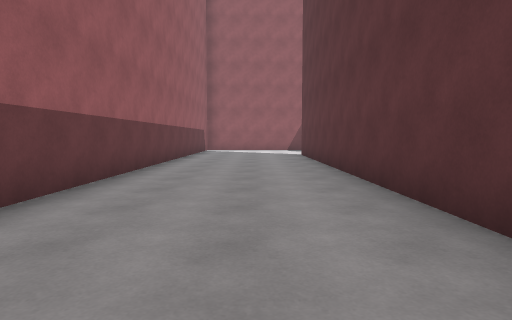
view 1 (above)

16 first-person views from a walk through a scene from a Unity 3-D project. The camera is 1.2 m above the floor, tilts 4° down and sees 75° across. The floor is counted in squares, 2 m on a side. Each view is taken from the middle of a square. On the plan, view 1 faces up. The plan holds only what a view shows up to about 10 squares ahead; the rest is blank. The place goes on beyond the plan. The player is left out.

view 2
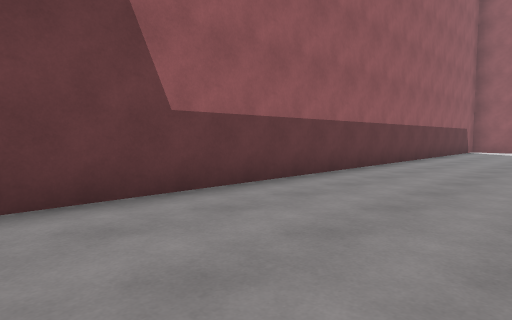

view 3
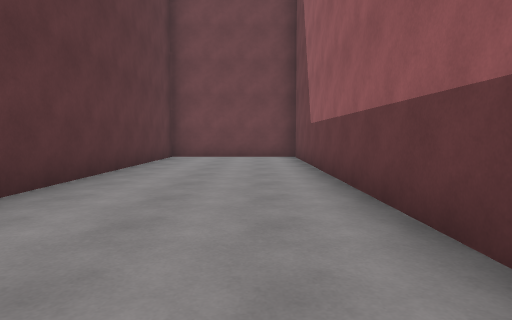

view 4
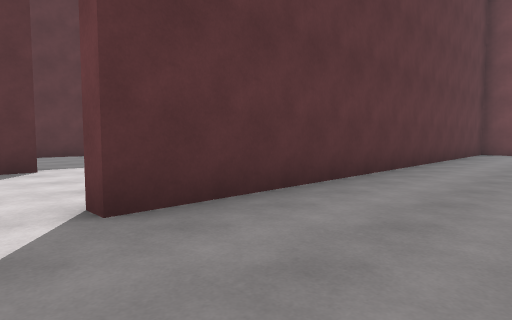

view 5
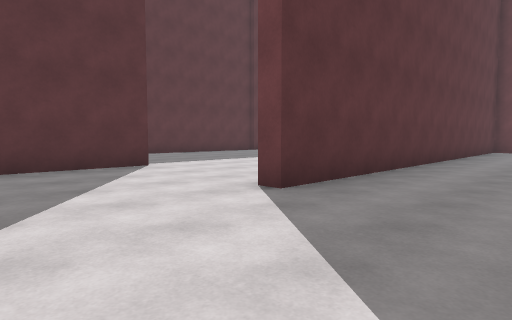

view 6
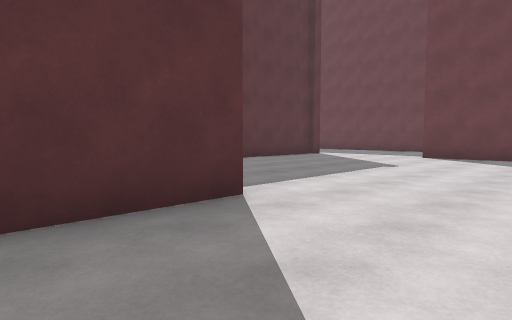

view 7
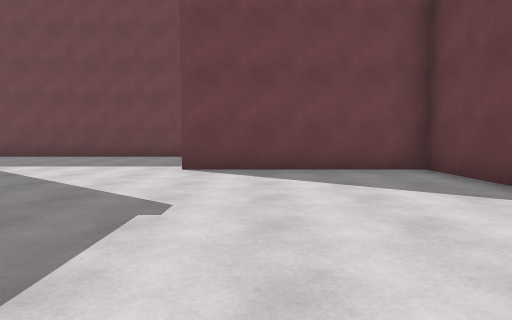

view 8
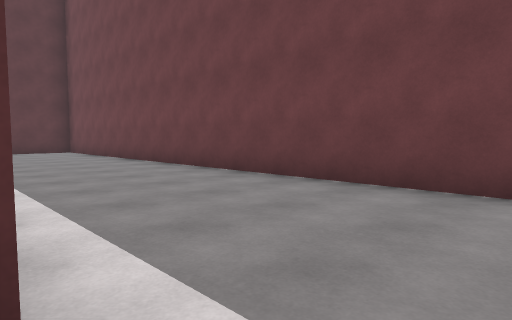

view 9
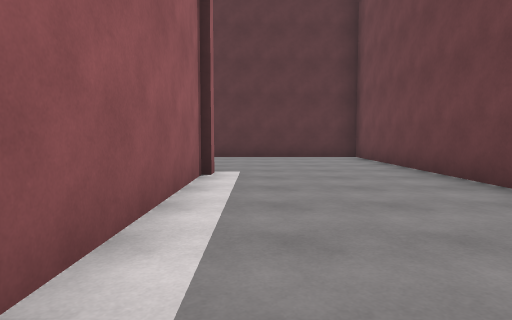

view 10
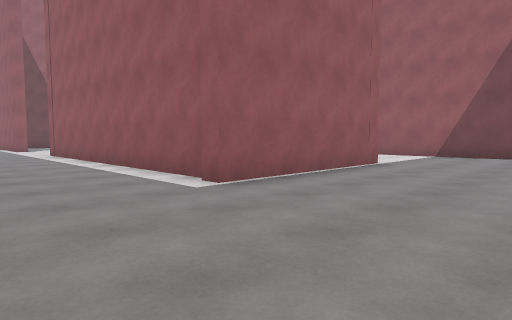

view 11
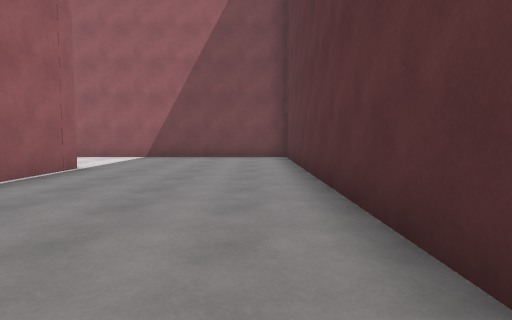

view 12
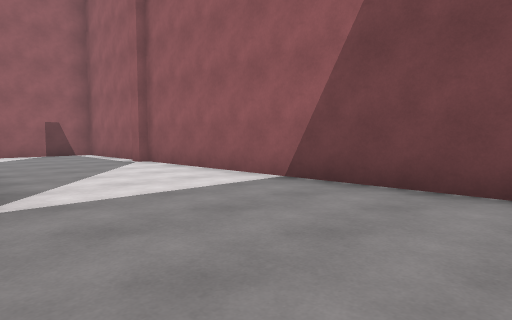

view 13
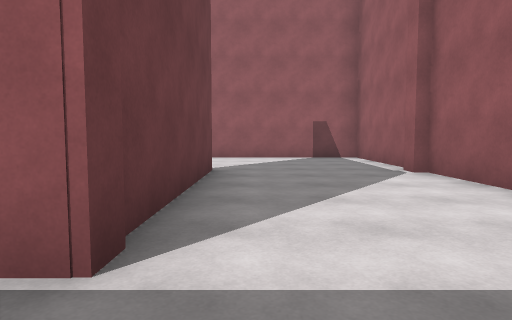

view 14
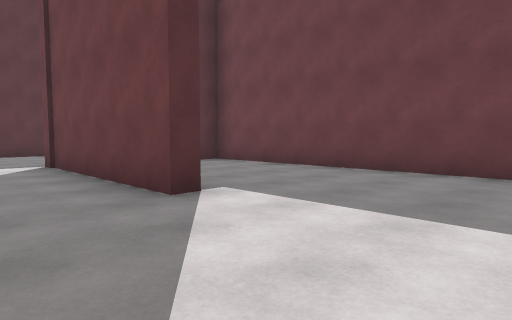

view 15
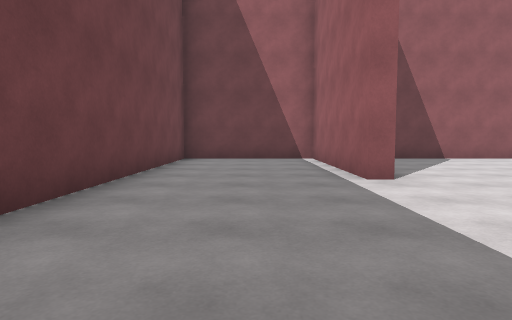

view 16
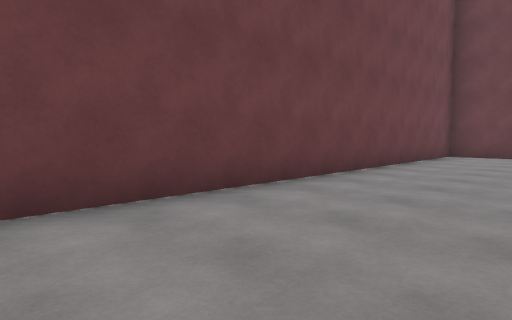

### Floor plan
Points are (right, up) in squares from view 1. A wall is a line through its corners. A room is listed if a view was taken in it or the views show most of it. See-through windows are left out.
Room 1 (views 1, 2, 3, 4, 5, 6, 7, 8, 9, 10, 11, 12, 13, 14, 15, 16)
walls: (14.5, 10.7) (14, 10.7); (13.6, 10.9) (10.4, 10.9) (10.4, 6.8); (14, 6.8) (14, 7.2) (18.6, 7.2) (18.6, 2.9) (10.6, 2.9); (10.1, 8.9) (10.1, 9.8); (10.1, 5.9) (10.1, 6.5); (11.8, 3.2) (18.2, 3.2) (18.2, 3.9); (18.6, 2.6) (18.1, 2.6); (5.5, 10.6) (5.5, 13.3); (1.9, 8) (1.9, 2.9) (6.4, 2.9) (6.4, 2.6) (1.9, 2.6) (1.9, -1) (22.9, -1) (22.9, 10.9) (14.4, 10.9); (-2.2, 11.1) (-2.2, -1) (1.5, -1) (1.5, 11.1) (2, 11.1)

Where each view was taken, in squares from view 1:
view 1: 0 up, 0 right, facing up
view 2: 0 up, 1 right, facing up-left
view 3: 9 up, 1 left, facing down
view 4: 12 up, 1 left, facing down-right
view 5: 14 up, 1 left, facing down-right
view 6: 13 up, 3 right, facing down-right
view 7: 9 up, 5 right, facing down
view 8: 3 up, 9 right, facing down-right
view 9: 2 up, 13 right, facing right
view 10: 0 up, 22 right, facing up-left
view 11: 1 up, 22 right, facing up
view 12: 7 up, 22 right, facing up-left
view 13: 8 up, 20 right, facing left
view 14: 9 up, 11 right, facing down-right
view 15: 1 up, 11 right, facing left
view 16: 2 up, 13 right, facing down-left
